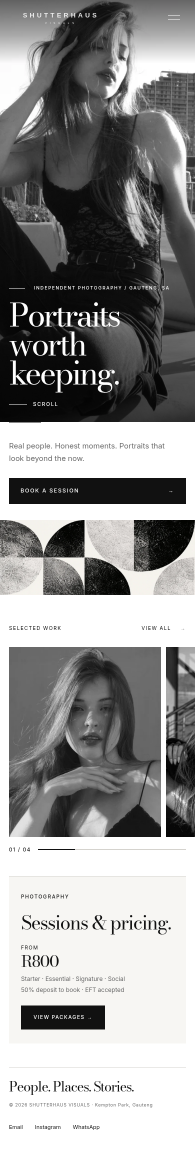
#> input picture src/SCREENSHOT-MOBILE.png, 390 x 2301 px (shown at 1/2 size); its folder holds 4 pictures in this run
$ python add-photos.py ../src
#> lines starting #> are read from the running program, lines starting #| are printed output that depends on the picture
"""
Add a shoot's photos to the site: optimise -> write -> tell you what to commit.

Image files live in the repository (public/gallery/), not in a database — see
the header of supabase/schema.sql for why. So adding photos is a git operation
rather than a browser upload.

Usage:
    python tools/add-photos.py "C:/path/to/shoot"
    python tools/add-photos.py "C:/path/to/shoot" --start 9   # continue numbering
    python tools/add-photos.py "C:/path/to/shoot" --dry-run  # don't write

What it does:
  * resizes so the longest edge is 1800 px, progressive JPEG q82
  * refuses files already present (same bytes) so re-runs are safe
  * prints a ready-to-paste git command
  * prints the SQL to seed the metadata rows, ready for the Supabase MCP tool

It does NOT touch the database — seeding rows needs a project connection this
script deliberately does not hold, so the credentials never sit on disk here.
"""
import argparse
import io
import re
import sys
from pathlib import Path

from PIL import Image, ImageOps

REPO = Path(__file__).resolve().parent.parent
GALLERY = REPO / "public" / "gallery"
MAX_EDGE = 1800
QUALITY = 82
IMG_EXT = {".jpg", ".jpeg", ".png", ".webp", ".tif", ".tiff"}

SITE_BASE = "https://itsnotalwin.github.io/shutterhaus-site"


def slugify(stem: str) -> str:
    s = re.sub(r"[^a-z0-9]+", "-", stem.lower()).strip("-")
    return s or "photo"


def main() -> int:
    ap = argparse.ArgumentParser()
    ap.add_argument("folder", help="folder of source photos")
    ap.add_argument("--start", type=int, default=None,
                    help="first sort_order to use (default: continue after the highest)")
    ap.add_argument("--dry-run", action="store_true")
    ap.add_argument("--force", action="store_true",
                    help="re-optimise files that are already in the gallery")
    args = ap.parse_args()

    src_dir = Path(args.folder)
    if not src_dir.is_dir():
        print(f"not a folder: {src_dir}")
        return 1

    GALLERY.mkdir(parents=True, exist_ok=True)


    files = sorted(p for p in src_dir.iterdir()
                   if p.is_file() and p.suffix.lower() in IMG_EXT)
    if not files:
        print(f"no images found in {src_dir}")
        return 1

    # Continue numbering after whatever is already published, so a new shoot
    # appends to the grid instead of reshuffling it.
    start = args.start
    if start is None:
        import json
        demo = REPO / "src" / "demo.ts"
        n = 0
        if demo.is_file():
            n = len(re.findall(r'sort_order:', demo.read_text(encoding="utf-8")))
        start = n

    print(f"{len(files)} image(s) from {src_dir}")
    print(f"destination: {GALLERY}\n")

    # Skip by NAME, not by hash. Re-optimising an already-published file yields
    # slightly different bytes (PIL version, encoder state), so a hash check
    # reports every image as "new" on a second run — and re-adds photos that were
    # deliberately removed. The name is the thing that means "published".
    published = {p.name for p in GALLERY.glob("*.jpg")}

    rows, order, skipped, readded = [], start, 0, []
    for src in files:
        dst = GALLERY / f"{slugify(src.stem)}.jpg"
        if dst.name in published and not args.force:
            print(f"  = {dst.name}  already in gallery, skipping")
            skipped += 1
            continue
        if dst.name in published and args.force:
            readded.append(dst.name)
        dst = GALLERY / f"{slugify(src.stem)}.jpg"
        with Image.open(src) as im:
#> im is the input picture: PIL image 390x2301 RGB; mean R, G, B 148.4, 148.2, 147.6
            im = ImageOps.exif_transpose(im)
            if im.mode not in ("RGB", "L"):
                im = im.convert("RGB")
            im.thumbnail((MAX_EDGE, MAX_EDGE), Image.LANCZOS)
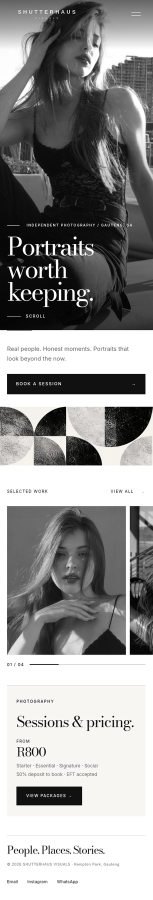
#> im: PIL image 305x1800 RGB (shown at 1/2 size); mean R, G, B 148.3, 148, 147.5
            w, h = im.size
#> w = 305; h = 1800
            buf = io.BytesIO()
            im.convert("RGB").save(buf, "JPEG", quality=QUALITY,
                                   optimize=True, progressive=True)
            data = buf.getvalue()

        if args.dry_run:
            print(f"  ~ {dst.name}  {w}x{h}  {len(data)//1024} KB")
        else:
            dst.write_bytes(data)
            print(f"  + {dst.name}  {w}x{h}  {len(data)//1024} KB")
#|   + screenshot-mobile.jpg  305x1800  79 KB

        rel = f"gallery/{dst.name}"
        rows.append((dst.name, rel, w, h, order))
        order += 1
#> pass 2 of the loop in main, `for src in files:`:
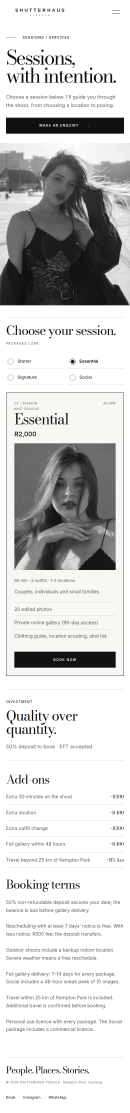
#> input picture src/SCREENSHOT-SESSIONS-MOBILE.png, 390 x 3339 px (shown at 1/3 size)
#> in main, im is the input picture: PIL image 390x3339 RGB; mean R, G, B 206.4, 206.3, 205.9
#> in main, `im.thumbnail((MAX_EDGE, MAX_EDGE), Image.LANCZOS)`:
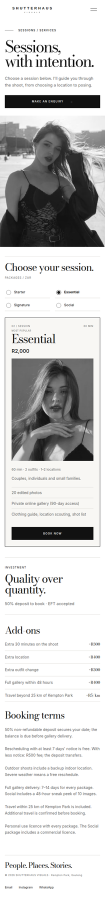
#> im: PIL image 210x1800 RGB (shown at 1/2 size); mean R, G, B 206, 205.9, 205.5
#|   + screenshot-sessions-mobile.jpg  210x1800  58 KB

    print(f"\n{len(rows)} new file(s), {skipped} unchanged")

    if not rows:
        print("\nnothing to do")
        return 0

    if readded:
        print("\n--force replaced these published files:")
        for n in readded:
            print(f"  ! {n}")

    print("\n--- 1. commit and push the files -------------------------------")
    print(f'git add public/gallery && git commit -m "Add {len(rows)} photos" && git push')

    print("\n--- 2. seed the metadata rows (Supabase MCP, after the push) -----")
    print("insert into public.photos (filename, storage_path, url, width, height,")
    print("                          sort_order, visible, alt, album) values")
    values = ",\n".join(
        f"('{fn}','{rel}','{SITE_BASE}/{rel}',{w},{h},{o},true,'','photo')"
        for fn, rel, w, h, o in rows
    )
    print(values + ";")
    print("\nThen set alt text in admin.html — a blank alt is what Google indexes.")
    print("\nNOTE: any source file NOT listed above is already in the gallery. If"
          "\n      you are re-running on an old shoot, check the skipped list —"
          "\n      photos deleted earlier as duplicates are absent and would come"
          "\n      back as new.")
    return 0


if __name__ == "__main__":
    raise SystemExit(main())
#> (the program exits here)
